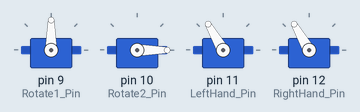
Recording of a sketch running on a simulated Arduino Uno, built with avr-gcc and run on an emulated ATmega328P. Shown: 4 × servo.

Above: at 1.9 s.
At 5.7 s:
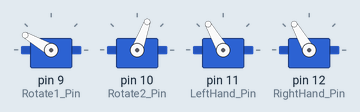
At 10.7 s:
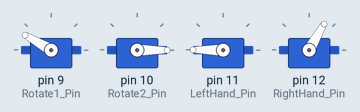
At 19.7 s:
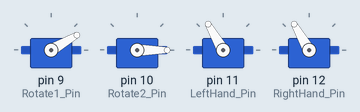
At 28.7 s:
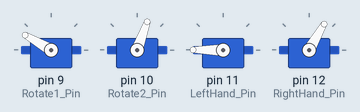
At 37.7 s:
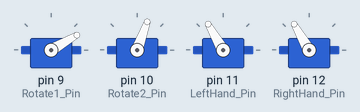
Timing chart, 0 to 40.0 s (numbered marks = the images above):
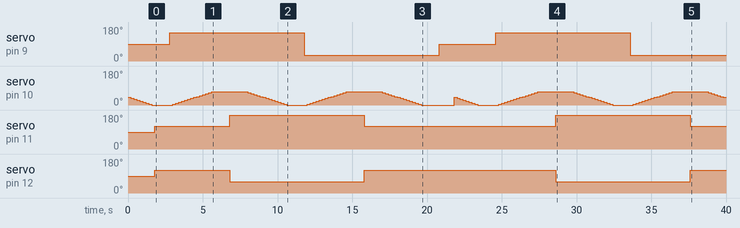

Measured:
- by itself, servo on pin 9 (Rotate1_Pin): 90° → 150° at 2.8 s, → 30° 9.0 s later, → 90° 9.0 s later, → 150° 3.8 s later, … (5 changes in this stretch)
- by itself, servo on pin 11 (LeftHand_Pin): goes 120° 5.0 s, 180° 9.0 s, 120° 12.8 s, 180° 9.0 s, then 120°
- by itself, servo on pin 12 (RightHand_Pin): goes 120° 5.0 s, 60° 9.0 s, 120° 12.8 s, 60° 9.0 s, then 120°
- by itself, servo on pin 10 (Rotate2_Pin): 40° → 35° at 0.20 s, → 30° 0.20 s later, → 25° 0.20 s later, → 20° 0.20 s later, … (121 changes in this stretch)

The sketch:

Code.ino
```cpp
#include <Servo.h>

// Declare the Constant
const int Rotate1_Pin = 9;
const int Rotate2_Pin = 10;
const int LeftHand_Pin = 11;
const int RightHand_Pin = 12;

int Rotate1_Angle = 90;
int Rotate2_Angle = 40;

// Initial the Servo
Servo Rotate1,Rotate2,LeftHand,RightHand;

void setup(){
  // Set up Servo Pin
  Rotate1.attach(Rotate1_Pin);
  Rotate2.attach(Rotate2_Pin);
  LeftHand.attach(LeftHand_Pin);
  RightHand.attach(RightHand_Pin);

  // Set up Serial
  Serial.begin(9600);
}

// Test the Servo by Rotating the servo back and forth
void Test_the_Servo(Servo servo,int MaxAngle){
  // Rotate Forward
  for(int i=0;i<=MaxAngle;i+=5){
    servo.write(i);
    delay(100);
    Serial.println(i);
  }
  delay(300);

  // Rotate Backward
  for(int i=MaxAngle;i>=0;i-=5){
    servo.write(i);
    delay(100);
    Serial.println(i);
  }
  delay(300);
}

// Gently rotate the servo 1
void Rotate1_write(int End_Angle){
  if(Rotate1_Angle < End_Angle){
    for(int i=Rotate1_Angle;i<=End_Angle;i+=5){
      Rotate1.write(i);
      delay(200);
    }
  }else if(Rotate1_Angle > End_Angle){
    for(int i=Rotate1_Angle;i>=End_Angle;i-=5){
      Rotate1.write(i);
      delay(200);
    }
  }
  Rotate1_Angle = End_Angle;
}

// Gently rotate the servo 2
void Rotate2_write(int End_Angle){
  if(Rotate2_Angle < End_Angle){
    for(int i=Rotate2_Angle;i<=End_Angle;i+=5){
      Rotate2.write(i);
      delay(200);
    }
  }else if(Rotate2_Angle > End_Angle){
    for(int i=Rotate2_Angle;i>=End_Angle;i-=5){
      Rotate2.write(i);
      delay(200);
    }
  }
  Rotate2_Angle = End_Angle;
}

// Catch the object by rotate the servo
void Catch(){
  LeftHand.write(180);
  RightHand.write(60);
}

// Uncatch the object by rotate the servo
void Uncatch(){
  LeftHand.write(120);
  RightHand.write(120);
}

// Stand by state before and after the misison
void Stand_by(){
  Rotate1.write(90);
  Rotate2_write(0);
  Uncatch();
}

// Rotate the mechanical arm to start point
void Move_to_start_point(){
  Rotate1.write(150);
  Rotate2_write(70);
}

// Rotate the mechanical arm to end point
void Move_to_end_point(){
  Rotate1.write(30);
  Rotate2_write(70);
}

// Go up the mechanical arm.
void Go_up(){
  Rotate2_write(0);
}

// Go down the mechanical arm.
void Go_down(){
  Rotate2_write(70);
}

// Do mission
void Do_Mission(int wait){
  Rotate1_Angle = 90;
  Rotate2_Angle = 40;

  Stand_by();
  delay(wait);

  Move_to_start_point();
  delay(wait);

  Catch();
  delay(wait);

  Go_up();
  delay(wait);

  Move_to_end_point();
  delay(wait);

  Uncatch();
  delay(wait);

  Go_up();
  delay(wait);

  Stand_by();
  delay(wait);
}

void loop(){
  Do_Mission(1000);
}
```
